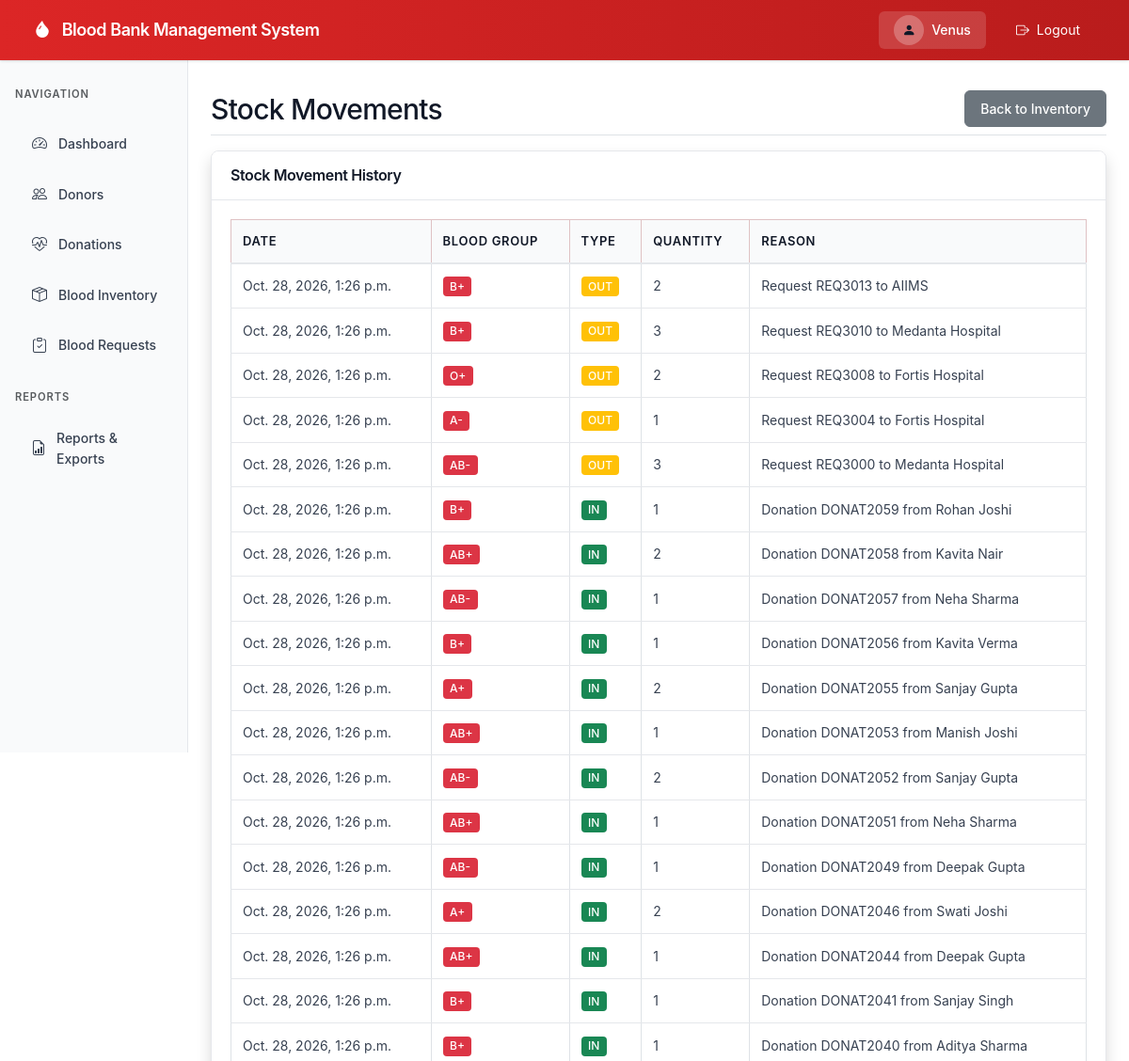
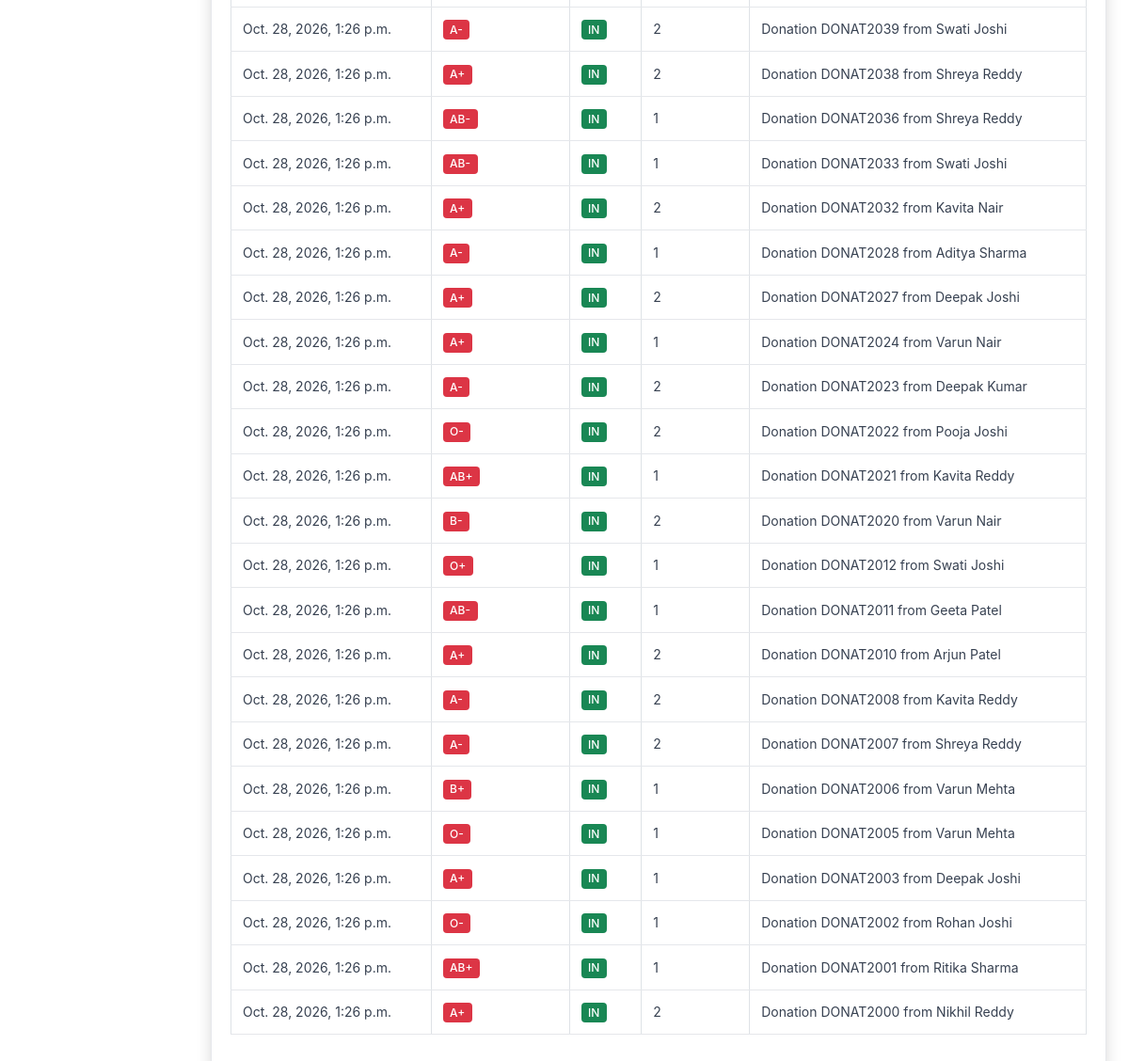
/inventory/movements/ (signed in), run on the app's committed database (2 pictures, top to bottom).
### inventory/models.py (models this page shows, shortened)
class StockMovement(models.Model):
    MOVEMENT_TYPE_CHOICES = [
        ('IN', 'In'),
        ('OUT', 'Out'),
    ]
    blood_group = models.CharField(max_length=5, choices=BLOOD_GROUP_CHOICES)
    movement_type = models.CharField(max_length=3, choices=MOVEMENT_TYPE_CHOICES)
    quantity = models.IntegerField()
    reason = models.CharField(max_length=200)
    date = models.DateTimeField(default=timezone.now)
    class Meta:
        ordering = ['-date']

### inventory/views.py (the view)
# urls.py: path('movements/', views.stock_movements, name='stock_movements'),
@login_required
def stock_movements(request):
    movements = StockMovement.objects.all()
    return render(request, 'inventory/stock_movements.html', {'movements': movements})

### templates/inventory/stock_movements.html
{% extends 'base.html' %}
{% load static %}
{% block content %}
<div class="d-flex justify-content-between flex-wrap flex-md-nowrap align-items-center pt-3 pb-2 mb-3 border-bottom">
    <h1 class="h2">Stock Movements</h1>
    <a href="{% url 'inventory_list' %}" class="btn btn-secondary">Back to Inventory</a>
</div>
<div class="card shadow">
    <div class="card-header">
        <h6 class="m-0 font-weight-bold">Stock Movement History</h6>
    </div>
    <div class="card-body">
        <div class="table-responsive">
            <table class="table table-bordered table-hover">
                <thead class="table-danger">
                    <tr>
                        <th>Date</th>
                        <th>Blood Group</th>
                        <th>Type</th>
                        <th>Quantity</th>
                        <th>Reason</th>
                    </tr>
                </thead>
                <tbody>
                    {% for movement in movements %}
                    <tr>
                        <td>{{ movement.date }}</td>
                        <td><span class="badge bg-danger">{{ movement.blood_group }}</span></td>
                        <td>
                            {% if movement.movement_type == 'IN' %}
                                <span class="badge bg-success">IN</span>
                            {% else %}
                                <span class="badge bg-warning">OUT</span>
                            {% endif %}
                        </td>
                        <td>{{ movement.quantity }}</td>
                        <td>{{ movement.reason }}</td>
                    </tr>
                    {% empty %}
                    <tr>
                        <td colspan="5" class="text-center">No stock movements yet.</td>
                    </tr>
                    {% endfor %}
                </tbody>
            </table>
        </div>
    </div>
</div>
{% endblock %}

### templates/base.html (shortened to what this page needs)
<!DOCTYPE html>
<html lang="en">
<head>
    <link href="https://cdn.jsdelivr.net/npm/bootstrap@5.3.0/dist/css/bootstrap.min.css" rel="stylesheet">
    <link rel="stylesheet" href="https://cdn.jsdelivr.net/npm/bootstrap-icons@1.10.0/font/bootstrap-icons.css">
    {% load static %}
    <link rel="stylesheet" href="{% static 'css/style.css' %}">
</head>
<body>
    {% if user.is_authenticated %}
    <nav class="navbar navbar-expand-lg navbar-dark fixed-top" style="background: linear-gradient(90deg, #dc2626 0%, #b91c1c 100%); height: 64px; z-index: 1030;">
        <div class="container-fluid">
            <a class="navbar-brand" href="{% url 'dashboard' %}">
                <i class="bi bi-droplet-fill me-2"></i> Blood Bank Management System
            </a>
            <div class="collapse navbar-collapse" id="navbarNav">
                <ul class="navbar-nav ms-auto align-items-center">
                    <li class="nav-item">
                        <div class="d-flex align-items-center gap-2 me-3 px-3 py-1" style="background: rgba(255,255,255,0.15); border-radius: 0.375rem;">
                            <div style="width: 32px; height: 32px; background: rgba(255,255,255,0.25); border-radius: 50%; display: flex; align-items: center; justify-content: center;">
                                <i class="bi bi-person-fill"></i>
                            </div>
                            <span style="font-weight: 500; color: white;">{{ user.username }}</span>
                        </div>
                    </li>
                    <li class="nav-item">
                        <a class="nav-link px-3" href="{% url 'logout' %}" style="color: white;">
                            <i class="bi bi-box-arrow-right me-1"></i> Logout
                        </a>
                    </li>
                </ul>
            </div>
        </div>
    </nav>
    <div class="container-fluid" style="padding-top: 64px;">
        <div class="row">
            <nav class="col-md-3 col-lg-2 d-md-block sidebar">
                <div class="position-sticky pt-2">
                    <div class="px-3 mb-3">
                        <small class="text-uppercase text-muted" style="font-size: 0.7rem; font-weight: 600; letter-spacing: 0.08em;">Navigation</small>
                    </div>
                    <ul class="nav flex-column">
                        <li class="nav-item">
                            <a class="nav-link {% if request.resolver_match.url_name == 'dashboard' %}active{% endif %}" href="{% url 'dashboard' %}">
                                <i class="bi bi-speedometer2"></i> Dashboard
                            </a>
                        </li>
                        <li class="nav-item">
                            <a class="nav-link {% if 'donor' in request.resolver_match.url_name %}active{% endif %}" href="{% url 'donor_list' %}">
                                <i class="bi bi-people"></i> Donors
                            </a>
                        </li>
                        <li class="nav-item">
                            <a class="nav-link {% if 'donation' in request.resolver_match.url_name %}active{% endif %}" href="{% url 'donation_list' %}">
                                <i class="bi bi-heart-pulse"></i> Donations
                            </a>
                        </li>
                        <li class="nav-item">
                            <a class="nav-link {% if 'inventory' in request.resolver_match.url_name %}active{% endif %}" href="{% url 'inventory_list' %}">
                                <i class="bi bi-box-seam"></i> Blood Inventory
                            </a>
                        </li>
                        <li class="nav-item">
                            <a class="nav-link {% if 'request' in request.resolver_match.url_name %}active{% endif %}" href="{% url 'request_list' %}">
                                <i class="bi bi-clipboard-check"></i> Blood Requests
                            </a>
                        </li>
                        <li class="nav-item mt-3">
                            <div class="px-3 mb-2">
                                <small class="text-uppercase text-muted" style="font-size: 0.7rem; font-weight: 600; letter-spacing: 0.08em;">Reports</small>
                            </div>
                        </li>
                        <li class="nav-item">
                            <a class="nav-link {% if 'report' in request.resolver_match.url_name %}active{% endif %}" href="{% url 'reports_home' %}">
                                <i class="bi bi-file-earmark-bar-graph"></i> Reports & Exports
                            </a>
                        </li>
                    </ul>
                </div>
            </nav>
            <main class="col-md-9 ms-sm-auto col-lg-10 px-md-4" style="padding-top: 1rem;">
                {% block content %}
                {% endblock %}
            </main>
        </div>
    </div>
    {% else %}
        {% block auth_content %}
        {% endblock %}
    {% endif %}
</body>
</html>

### static/css/style.css (style rules this page uses)
:root { --primary-red: #dc2626; --primary-red-dark: #b91c1c; --accent-red: #ef4444; --bg-light: #f9fafb; --border-light: #e5e7eb; --text-primary: #111827; --text-secondary: #374151; --text-muted: #6b7280; }
* { font-family: -apple-system, BlinkMacSystemFont, 'Segoe UI', 'Roboto', 'Oxygen', 'Ubuntu', 'Cantarell', 'Fira Sans', 'Droid Sans', 'Helvetica Neue', sans-serif; }
body { font-size: 0.875rem; background-color: #ffffff; color: var(--text-primary); line-height: 1.6; }
.navbar { box-shadow: 0 1px 3px 0 rgba(0, 0, 0, 0.1), 0 1px 2px 0 rgba(0, 0, 0, 0.06); padding: 0.75rem 1.5rem; }
.navbar-brand { font-weight: 600; font-size: 1.125rem; letter-spacing: -0.025em; }
.sidebar { position: fixed; top: 64px; bottom: 0; left: 0; z-index: 100; padding: 1rem 0 0; box-shadow: inset -1px 0 0 var(--border-light); background-color: var(--bg-light) !important; overflow-y: auto; height: calc(100vh - 64px); }
.sidebar .nav-link { font-weight: 500; color: var(--text-secondary); padding: 0.625rem 1.25rem; margin: 0.25rem 0.75rem; border-radius: 0.375rem; transition: all 0.15s ease-in-out; display: flex; align-items: center; gap: 0.625rem; font-size: 0.875rem; }
.sidebar .nav-link i { font-size: 1rem; width: 1.25rem; text-align: center; }
main { margin-left: 0; padding-top: 1.5rem; padding-bottom: 2rem; }
@media (min-width: 768px) { main { margin-left: 25%; } }
@media (min-width: 992px) { main { margin-left: 16.666667%; } }
.card { box-shadow: 0 1px 3px 0 rgba(0, 0, 0, 0.1), 0 1px 2px 0 rgba(0, 0, 0, 0.06); border: 1px solid var(--border-light); margin-bottom: 1.5rem; border-radius: 0.5rem; overflow: hidden; }
.card-header { background-color: #ffffff; border-bottom: 1px solid var(--border-light); font-weight: 600; font-size: 0.9375rem; padding: 1rem 1.25rem; color: var(--text-primary); letter-spacing: -0.01em; }
.card-body { padding: 1.25rem; }
h1, h2, h3, h4, h5, h6 { color: var(--text-primary); font-weight: 600; letter-spacing: -0.025em; line-height: 1.2; }
.h2 { font-size: 1.875rem; margin-bottom: 0; }
.font-weight-bold { font-weight: 600 !important; }
.table { background-color: #fff; font-size: 0.875rem; }
.table thead th { background-color: #f9fafb; border-bottom: 2px solid var(--border-light); font-weight: 600; color: var(--text-primary); font-size: 0.8125rem; text-transform: uppercase; letter-spacing: 0.05em; padding: 0.75rem; }
.table tbody td { padding: 0.75rem; vertical-align: middle; color: var(--text-secondary); border-bottom: 1px solid var(--border-light); }
.btn { font-weight: 500; font-size: 0.875rem; padding: 0.5rem 1rem; border-radius: 0.375rem; transition: all 0.15s ease-in-out; }
.badge { padding: 0.375em 0.625em; font-weight: 500; font-size: 0.75rem; border-radius: 0.25rem; }

### data on the page
StockMovement: date "Oct. 28, 2026, 1:26 p.m.", blood_group "B+", movement_type "OUT", quantity "2", reason "Request REQ3013 to AIIMS"
StockMovement: date "Oct. 28, 2026, 1:26 p.m.", blood_group "B+", movement_type "OUT", quantity "3", reason "Request REQ3010 to Medanta Hospital"
StockMovement: date "Oct. 28, 2026, 1:26 p.m.", blood_group "O+", movement_type "OUT", quantity "2", reason "Request REQ3008 to Fortis Hospital"
StockMovement: date "Oct. 28, 2026, 1:26 p.m.", blood_group "A-", movement_type "OUT", quantity "1", reason "Request REQ3004 to Fortis Hospital"
StockMovement: date "Oct. 28, 2026, 1:26 p.m.", blood_group "AB-", movement_type "OUT", quantity "3", reason "Request REQ3000 to Medanta Hospital"
StockMovement: date "Oct. 28, 2026, 1:26 p.m.", blood_group "B+", movement_type "IN", quantity "1", reason "Donation DONAT2059 from Rohan Joshi"
StockMovement: date "Oct. 28, 2026, 1:26 p.m.", blood_group "AB+", movement_type "IN", quantity "2", reason "Donation DONAT2058 from Kavita Nair"
StockMovement: date "Oct. 28, 2026, 1:26 p.m.", blood_group "AB-", movement_type "IN", quantity "1", reason "Donation DONAT2057 from Neha Sharma"
StockMovement: date "Oct. 28, 2026, 1:26 p.m.", blood_group "B+", movement_type "IN", quantity "1", reason "Donation DONAT2056 from Kavita Verma"
StockMovement: date "Oct. 28, 2026, 1:26 p.m.", blood_group "A+", movement_type "IN", quantity "2", reason "Donation DONAT2055 from Sanjay Gupta"
StockMovement: date "Oct. 28, 2026, 1:26 p.m.", blood_group "AB+", movement_type "IN", quantity "1", reason "Donation DONAT2053 from Manish Joshi"
StockMovement: date "Oct. 28, 2026, 1:26 p.m.", blood_group "AB-", movement_type "IN", quantity "2", reason "Donation DONAT2052 from Sanjay Gupta"
StockMovement: date "Oct. 28, 2026, 1:26 p.m.", blood_group "AB+", movement_type "IN", quantity "1", reason "Donation DONAT2051 from Neha Sharma"
StockMovement: date "Oct. 28, 2026, 1:26 p.m.", blood_group "AB-", movement_type "IN", quantity "1", reason "Donation DONAT2049 from Deepak Gupta"
StockMovement: date "Oct. 28, 2026, 1:26 p.m.", blood_group "A+", movement_type "IN", quantity "2", reason "Donation DONAT2046 from Swati Joshi"
StockMovement: date "Oct. 28, 2026, 1:26 p.m.", blood_group "AB+", movement_type "IN", quantity "1", reason "Donation DONAT2044 from Deepak Gupta"
StockMovement: date "Oct. 28, 2026, 1:26 p.m.", blood_group "B+", movement_type "IN", quantity "1", reason "Donation DONAT2041 from Sanjay Singh"
StockMovement: date "Oct. 28, 2026, 1:26 p.m.", blood_group "B+", movement_type "IN", quantity "1", reason "Donation DONAT2040 from Aditya Sharma"
StockMovement: date "Oct. 28, 2026, 1:26 p.m.", blood_group "A-", movement_type "IN", quantity "2", reason "Donation DONAT2039 from Swati Joshi"
StockMovement: date "Oct. 28, 2026, 1:26 p.m.", blood_group "A+", movement_type "IN", quantity "2", reason "Donation DONAT2038 from Shreya Reddy"
StockMovement: date "Oct. 28, 2026, 1:26 p.m.", blood_group "AB-", movement_type "IN", quantity "1", reason "Donation DONAT2036 from Shreya Reddy"
StockMovement: date "Oct. 28, 2026, 1:26 p.m.", blood_group "AB-", movement_type "IN", quantity "1", reason "Donation DONAT2033 from Swati Joshi"
StockMovement: date "Oct. 28, 2026, 1:26 p.m.", blood_group "A+", movement_type "IN", quantity "2", reason "Donation DONAT2032 from Kavita Nair"
StockMovement: date "Oct. 28, 2026, 1:26 p.m.", blood_group "A-", movement_type "IN", quantity "1", reason "Donation DONAT2028 from Aditya Sharma"
StockMovement: date "Oct. 28, 2026, 1:26 p.m.", blood_group "A+", movement_type "IN", quantity "2", reason "Donation DONAT2027 from Deepak Joshi"
StockMovement: date "Oct. 28, 2026, 1:26 p.m.", blood_group "A+", movement_type "IN", quantity "1", reason "Donation DONAT2024 from Varun Nair"
StockMovement: date "Oct. 28, 2026, 1:26 p.m.", blood_group "A-", movement_type "IN", quantity "2", reason "Donation DONAT2023 from Deepak Kumar"
StockMovement: date "Oct. 28, 2026, 1:26 p.m.", blood_group "O-", movement_type "IN", quantity "2", reason "Donation DONAT2022 from Pooja Joshi"
StockMovement: date "Oct. 28, 2026, 1:26 p.m.", blood_group "AB+", movement_type "IN", quantity "1", reason "Donation DONAT2021 from Kavita Reddy"
StockMovement: date "Oct. 28, 2026, 1:26 p.m.", blood_group "B-", movement_type "IN", quantity "2", reason "Donation DONAT2020 from Varun Nair"
StockMovement: date "Oct. 28, 2026, 1:26 p.m.", blood_group "O+", movement_type "IN", quantity "1", reason "Donation DONAT2012 from Swati Joshi"
StockMovement: date "Oct. 28, 2026, 1:26 p.m.", blood_group "AB-", movement_type "IN", quantity "1", reason "Donation DONAT2011 from Geeta Patel"
StockMovement: date "Oct. 28, 2026, 1:26 p.m.", blood_group "A+", movement_type "IN", quantity "2", reason "Donation DONAT2010 from Arjun Patel"
StockMovement: date "Oct. 28, 2026, 1:26 p.m.", blood_group "A-", movement_type "IN", quantity "2", reason "Donation DONAT2008 from Kavita Reddy"
StockMovement: date "Oct. 28, 2026, 1:26 p.m.", blood_group "A-", movement_type "IN", quantity "2", reason "Donation DONAT2007 from Shreya Reddy"
StockMovement: date "Oct. 28, 2026, 1:26 p.m.", blood_group "B+", movement_type "IN", quantity "1", reason "Donation DONAT2006 from Varun Mehta"
StockMovement: date "Oct. 28, 2026, 1:26 p.m.", blood_group "O-", movement_type "IN", quantity "1", reason "Donation DONAT2005 from Varun Mehta"
StockMovement: date "Oct. 28, 2026, 1:26 p.m.", blood_group "A+", movement_type "IN", quantity "1", reason "Donation DONAT2003 from Deepak Joshi"
StockMovement: date "Oct. 28, 2026, 1:26 p.m.", blood_group "O-", movement_type "IN", quantity "1", reason "Donation DONAT2002 from Rohan Joshi"
StockMovement: date "Oct. 28, 2026, 1:26 p.m.", blood_group "AB+", movement_type "IN", quantity "1", reason "Donation DONAT2001 from Ritika Sharma"
StockMovement: date "Oct. 28, 2026, 1:26 p.m.", blood_group "A+", movement_type "IN", quantity "2", reason "Donation DONAT2000 from Nikhil Reddy"

### other printed values
{{ user.username }} "Venus"
